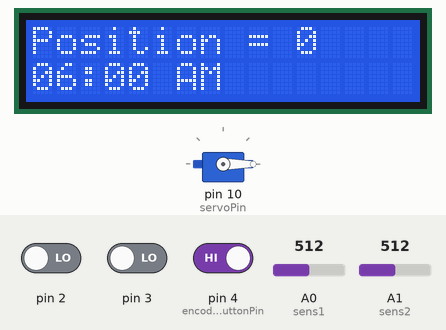
Recording of a sketch running on a simulated Arduino Uno, built with avr-gcc and run on an emulated ATmega328P. Shown: servo, 16×2 character LCD. The inputs (shaded band) are chosen by the test bench; at power-on: pin 4 (encoderButtonPin) HIGH, A0 (sens1) = 512, A1 (sens2) = 512, pin 2 LOW, pin 3 LOW. What the sketch prints to the serial monitor is not drawn.

Above: at 1.4 s.
1.5 s: pin 4 (encoderButtonPin) driven LOW
At 2.6 s:
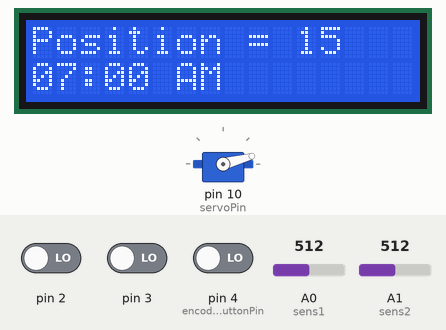
3.0 s: A0 (sens1) set to 479
At 3.32 s:
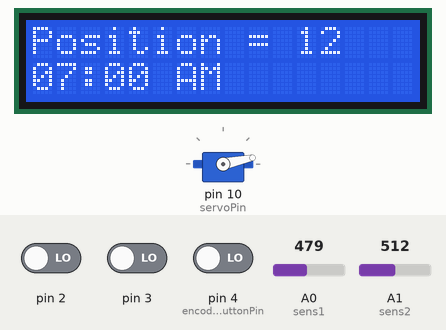
5.0 s: A1 (sens2) set to 247
6.5 s: A1 (sens2) set to 225
At 6.82 s:
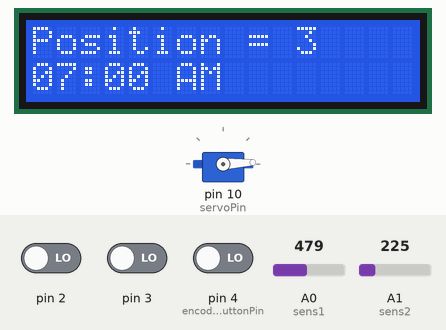
9.5 s: A1 (sens2) set to 306
At 12.4 s:
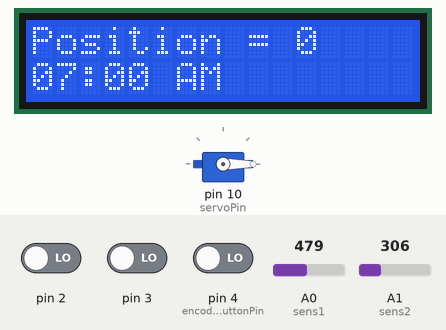
12.5 s: A0 (sens1) set to 340
14.0 s: A0 (sens1) set to 313
At 14.4 s:
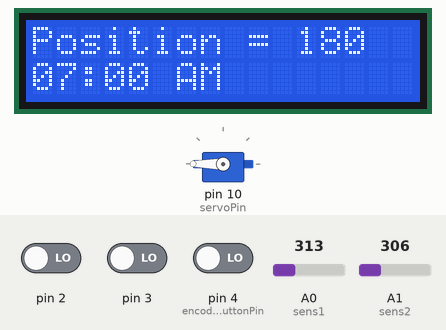
Timing chart, 0 to 16.5 s (numbered marks = the images above; inputs shaded):
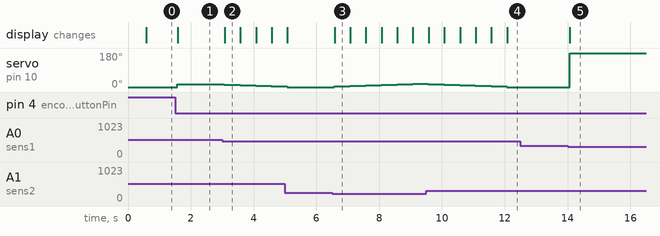

Measured:
- the behaviour switches between 332 and 331 on A0 (sens1) (found by bisection; images 4 and 5)
- after the input at 1.5 s, servo on pin 10 (servoPin): 0° → 15° after 0.07 s; the display: changes after 0.08 s (image 1)
- after the input at 3.0 s, servo on pin 10 (servoPin): 15° → 12° after 0.07 s, → 9° 0.50 s later, → 6° 0.50 s later, → 3° 0.50 s later; the display: changes after 0.08 s (image 2)
- after the input at 6.5 s, servo on pin 10 (servoPin): moves from 0° to 18° over 2.5 s, starting after 0.07 s; the display: changes after 0.08 s (image 3)
- after the input at 12.5 s, every drawn part: stays the same
- after the input at 14.0 s, servo on pin 10 (servoPin): 0° → 180° after 0.07 s; the display: changes after 0.08 s (image 5)
- what the display in image 2 shows lasts 0.5 s, from 3.1 s to 3.6 s

The sketch:

SolarTracker.ino
```cpp
// Author: Darius McAdam
// Program: Simulate solar panels that follow the rising and setting sun with a servo. If
//          a lightsource is not bright enough to follow, base servo position on the time of day.
// Date: May 2022

#include <Servo.h>
#include <LiquidCrystal.h>
#include "TimeLib.h"        // For the clock
#include "EncoderMonitor.h" // To track the knob position

// Create the servo object to control servo position
Servo myServo;

// LCD Display object for lcd printing
LiquidCrystal lcd(A5, A4, 5, 6, 7, 8);

// Create global variables
int pos = 0;                        // Servo angle
int error = 5;
int lastEncoder = encoderPosition;  // Most recent position since we've entered our .5 second if statement

// Create globals for different pins
const int sens1 = 0;                // A0 (total)
const int sens2 = 1;                // A1 (midPoint)
const int servoPin = 10;
const int encoderButtonPin = 4;     // Pressed when 0/false

// Create global for storing clock time
time_t currentTime;

// We will have a control of 2 Hz (times/sec)
unsigned long controlTimer;
const int controlVariable = 500;

// For the algorithm that rotates towards a light source
int lightOff = 900;       // Supposed to be similar to the total analog reading of the photoresistors when the lights are off
const int lightTolerance = 25;

// Number of times the encoder button has been pressed since the last .5 second interval
int numButtonPresses = 0;
bool buttonPressed = false;

void setup()
{
    // Set the serial monitor up for debugging
    Serial.begin(9600);

    // Set the servo up with the right arduino pin
    myServo.attach(servoPin);

    // Set A0 and A1 up for input
    pinMode(sens1, INPUT);
    pinMode(sens2, INPUT);

    // Setup the encoder button for input
    // pinMode(encoderButtonPin, INPUT);
    EncoderInitialize();

    // Write our servo in the setup so servo read will correclty give the last written position
    myServo.write(pos);

    // Start the LCD with 16 rows and 2 columns
    lcd.begin(16, 2);

    // Initalize the timer
    controlTimer = millis();

    // Setup the timer for the clock
    // Set the time to May 1st 2022 at 6:00 AM
    setTime(6,0,0,1,5,2022);

    // Calculate the lightoff values as the average of a few resistance readings
    lightOff = AutoEstimateLightOff();
}

void loop()
{
    // Always check when the button pin has been pressed so we can buffer the input
    // buttonPressed makes sure the count does not go up until we release the button and press again
    if (DebounceButton(encoderButtonPin) && !buttonPressed)
    {
        numButtonPresses++;
        buttonPressed = true;
    }
    // Only let the count go up again when the user depresses the button
    else if (!DebounceButton(encoderButtonPin) && buttonPressed)
    {
        buttonPressed = false;
    }

    // Check everything every 0.5 seconds
    if (millis() - controlTimer >= controlVariable)
    {
        // Change clock time based on encoder button and rotation
        HandleHours();
        HandleMinutes();

        // Read in the light levels
        int total = analogRead(sens1);
        int midPoint = analogRead(sens2);

        // Print photoresistor readings to debug light tracking
        Serial.println("================");
        Serial.println("Total----->" + (String)analogRead(sens1));
        Serial.println("Midpoint-->" + (String)analogRead(sens2));
        Serial.println("Lightoff-->" + (String)lightOff);

        // There must be a certain amount of light before rotating
        if (total < lightOff)
        {
            // Track light based on photoresistor readings
            pos = pos + TrackLight(total, midPoint);
        }
        // If we don't detect a light source, base pos on the time of day
        else pos = GetPositionFromTime();

        // Cap position at 0 and 180 degrees
        if (pos > 180) pos = 180;
        if (pos < 0) pos = 0;
        // Move the servo to the desired position
        myServo.write(pos);

        // Print info to the LCD screen
        lcd.clear();
        PrintPosLCD();
        PrintTimeLCD();

        // Update the last encoder position
        lastEncoder = encoderPosition;

        // Increment the timer by .5 seconds
        controlTimer = controlTimer + 500;

        // Reset buffered button presses to 0
        numButtonPresses = 0;
    }
}

// Function: Automatically calucate the analog reading for the light off resistance on program startup
// Returns: Analog reading for the total resistance at the end of the setup
int AutoEstimateLightOff()
{
    int r1, r2, r3;
    r1 = analogRead(sens1);
    delay(100);
    r2 = analogRead(sens1);
    delay(100);
    r3 = analogRead(sens1);
    return (r1 + r2 + r3) / 3.0;
}

// Function: The encouder button state is bouncing. This causes multiple button presses to register
//           even after the code for button buffering is there
// Returns: The correct button state after the mechancial contacts quit bouncing
bool DebounceButton(bool buttonState)
{
    bool currentState = !digitalRead(encoderButtonPin);
    if(buttonState != currentState)
    {
        unsigned long nowTime = millis();
        while (millis() - nowTime < 10) {}
        currentState = !digitalRead(encoderButtonPin);
    }
    return currentState;
}

// Function: Get the servo position based on time. We use this if the light threshold is too low
// Returns: 0 if before 6 AM or after 6 PM. Otherwise calculate an angle based on the time between 6 AM and 6 PM
int GetPositionFromTime()
{
    // Get time from clock
    int myHour = hour();
    int myMintute = minute();
    bool inPM = isPM();

    // Check if the time is after 6 PM or before 6 AM
    // Hours represented from 0 to 24
    if (myHour >= 18 && inPM && myMintute > 0 || myHour > 18 && inPM || myHour < 6 && !inPM)  return 0;

    // Calulate the position from 0 to 180 between the range of 6 AM to 6 PM
    // 12 hour range
    else
    {
        // Do a linear interpolation based on the number of minutes in a 12-hour range
        // to find what our position should be
        int minMinutes = 0;
        int minAngle = 0;
        int maxMinutes = 12*60;
        int maxAngle = 180;

        int currentMin = (hour()*60 + minute()) - 6*60;

        // Calculate position
        return minAngle + (currentMin - minAngle)*((maxAngle - minAngle)/(float)(maxMinutes - minMinutes));
    }
}

// Function: Increase the hours on the clock every time the ecoder button is pressed
// Parameter (isInputBuffered): true if the user pressed the button in the .5 seconds before we run most of the code
void HandleHours()
{
    setTime(hour() + numButtonPresses, minute(), second(), day(), month(), year());
}

// Function: Adjust the minutes based on how much the encoder has rotated since the last 0.5 seconds
void HandleMinutes()
{
    // Change clock minutes based on the amount the user rotated the encoder
    // Every 4 position changes will equal a minute
    int newMinute = 0;
    bool timeChange = false;

    if (encoderPosition - lastEncoder != 0)
    {
        // The user is trying to increase the time
        newMinute = minute() + (encoderPosition - lastEncoder) / 4;
        timeChange = true;
    }

    // Update the time if we changed it
    int newHour;
    if (timeChange)
    {
        // Change time values so we can go to earlier hours with the minutes
        // TimeLib handles going forward automatically
        if (newMinute < 0)
        {
            newMinute = 59;
            newHour = hour() - 1;
        }
        else
        {
            newHour = hour();
        }

        setTime(newHour, newMinute, second(), day(), month(), year());
    }
}

// Function: Print the last written servo position to the LCD
void PrintPosLCD()
{
    // Print the position after writing to the servo
    lcd.setCursor(0, 0);
    lcd.print("Position = " + (String)pos);
}

// Function: Print the current clock time to the LCD
void PrintTimeLCD()
{
    // Set cursor to the second row
    lcd.setCursor(0, 1);

    // Get Hour:Min AM/PM
    String amPM, myHour, myMinute;

    // Use time library functions to pull the current times, then format times correctly
    myMinute = (String)minute();
    if (isPM())
    {
        amPM = "PM";
        myHour = (String)(hour() - 12);
    }
    else
    {
        amPM = "AM";
        myHour = (String)(hour());
    }

    // Format the single digit hour and minutes with a 0 up front
    if (hour() < 10) myHour = "0" + myHour;
    if (minute() < 10) myMinute = "0" + myMinute;

    // Change the hour to 12 if the hour is 00
    if (myHour == "00" || myHour == "0") myHour = "12";

    // Print the time!
    lcd.print(myHour + ":" + myMinute + " " + amPM);
}

// Function: Rotate the servo based on light readings
// Returns: 3 or -3, this increments the servo based on light readings
int TrackLight(int total, int midPoint)
{
    // Resistance decreases with more light
    // V = IR so voltage also decreases with more light

    // If the total and the tolerance are different enough we check more things
    if (abs(total - midPoint) > lightTolerance)
    {
        // If the total is larger than double the midpoint increase the position
        if (total > 2 * midPoint) return 3;
        // If the total is less than double the midpoint decrease the position
        else return -3;
    }
}
```

EncoderMonitor.h
```cpp
// Author: Darius McAdam
// Program: Hold functions to setup the hardware for the encoder and
//          run ISRs when encoder positions change

// Position of the encoder. Will change in the interrupt service routines
volatile int encoderPosition;

// ISR for A
void EncoderMonitorA()
{
  //input A and input B are equal // input A and input B are pins 2 & 3 respectively.
  if (digitalRead(2) == digitalRead(3)) encoderPosition++;
  else encoderPosition--;
}

// ISR for B
void EncoderMonitorB()
{
  //input A and input B are equal // input A and input B are pins 2 & 3 respectively.
  if (digitalRead(2) == digitalRead(3)) encoderPosition--;
  else encoderPosition++;
}

void EncoderInitialize()
{
  // Set pins 2 and 3 to input
  pinMode(2, INPUT);
  pinMode(3, INPUT);

  // Attach the ISR to the pins, choose the ISR function, and set the waveform condition
  attachInterrupt(digitalPinToInterrupt(2), EncoderMonitorA, CHANGE);
  attachInterrupt(digitalPinToInterrupt(3), EncoderMonitorB, CHANGE);
}
```
